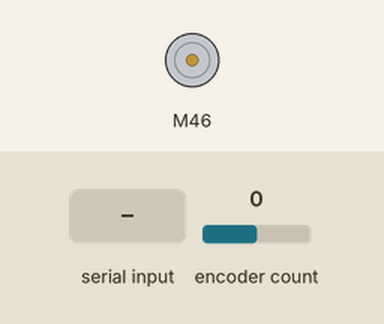
Simulated run of this sketch. Board: ESP32. On the bench: DC motor (green arrow = forward, orange = backward, longer = faster). Inputs (shaded band) come from the test bench; at power-on: encoder count 0. What the sketch prints to the serial monitor is not drawn.

Above: at 1.2 s.
1.3 s: "s" received over Serial
Timing chart, 0 to 4.3 s (numbered marks = the images above; inputs shaded):
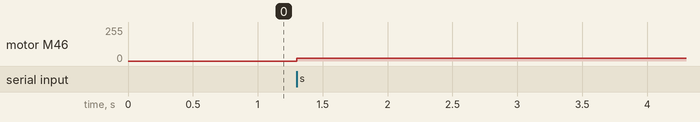

Measured:
- after the input at 1.3 s, motor M46: stopped → forward 20/255 at once

The sketch:

motor_position_and_safety_stop.ino
```cpp
#include "CytronMotorDriver.h"
#include <ESP32Encoder.h>

// Create an encoder instance
ESP32Encoder encoder;
// set desired motor speed from 20-170
const int MOTOR_SPEED = 20;
// set target position (max 720 normally, as 2 full turns maps to open/closed)
int TARGET_POSITION = 540;

// Define encoder pins
const int ENCODER_A_PIN = 6;
const int ENCODER_B_PIN = 7;

// Cytron specifications (encoder resolution)
const float ENCODER_PPR = 3895.9;

// Timing variables for RPM calculation
unsigned long lastTime = 0;
long lastPosition = 0;

CytronMD motor(PWM_DIR, 46, 8);  // PWM = Pin 46, DIR = Pin 8.

bool systemRunning = false; // Starts safely turned OFF


void setup() {
  Serial.begin(115200);
  // Enable internal weak pull-up resistors for the encoder channels
  ESP32Encoder::useInternalWeakPullResistors = puType::up;
  // Attach the pins for full quadrature (4X counting)
  encoder.attachFullQuad(ENCODER_A_PIN, ENCODER_B_PIN);
  // Clear the hardware counter buffer to start at 0
  encoder.clearCount();

  motor.setSpeed(0);

}

void loop() {

  if (Serial.available() > 0) {
    char incomingByte = Serial.read();

    if (incomingByte == 's') { // 's' for Start
      systemRunning = true;
      motor.setSpeed(MOTOR_SPEED);
    }

    else if (incomingByte == ' ') {

      motor.setSpeed(0);

      Serial.println("STOPPED"); // alert that motor is stopped
      while(1); // Freezes the ESP32 safety loop until manual reset
      // this is quite a non-rigorous method, but since stops would only be carried out in case of emergency, I deemed this acceptable
    }

    else {
      motor.setSpeed(0);
    }
  }


  unsigned long currentTime = millis();

  unsigned long TimeInterval = currentTime - lastTime;

  // Calculate updates every 50 milliseconds
  if (TimeInterval >= 20) {
    long currentPosition = encoder.getCount();

    // calculate degrees rotated

    float degrees = (float)currentPosition*360 / ENCODER_PPR;

    // Calculate rotational speed (RPM)
    long deltaTicks = currentPosition - lastPosition;
    float timeElapsedMinutes = (float)(currentTime - lastTime) / 60000.0;
    float currentRPM = ((float)deltaTicks / ENCODER_PPR) / timeElapsedMinutes;

    // Save current states for the next calculation
    lastPosition = currentPosition;
    lastTime = currentTime;

    float upper_bound = TARGET_POSITION + 0.5;
    float lower_bound = TARGET_POSITION - 0.5;

    Serial.print(degrees, 5);
    Serial.print(",");
    Serial.println(currentRPM, 1);


    if (systemRunning == true) {

      if (degrees >= upper_bound) {
        motor.setSpeed(0);
        delay(500);
        motor.setSpeed(-1*MOTOR_SPEED);
    }
      else if (degrees <= lower_bound) {
        motor.setSpeed(MOTOR_SPEED);

    }

    }

    else {
      motor.setSpeed(0);
    }


  }

}
```
